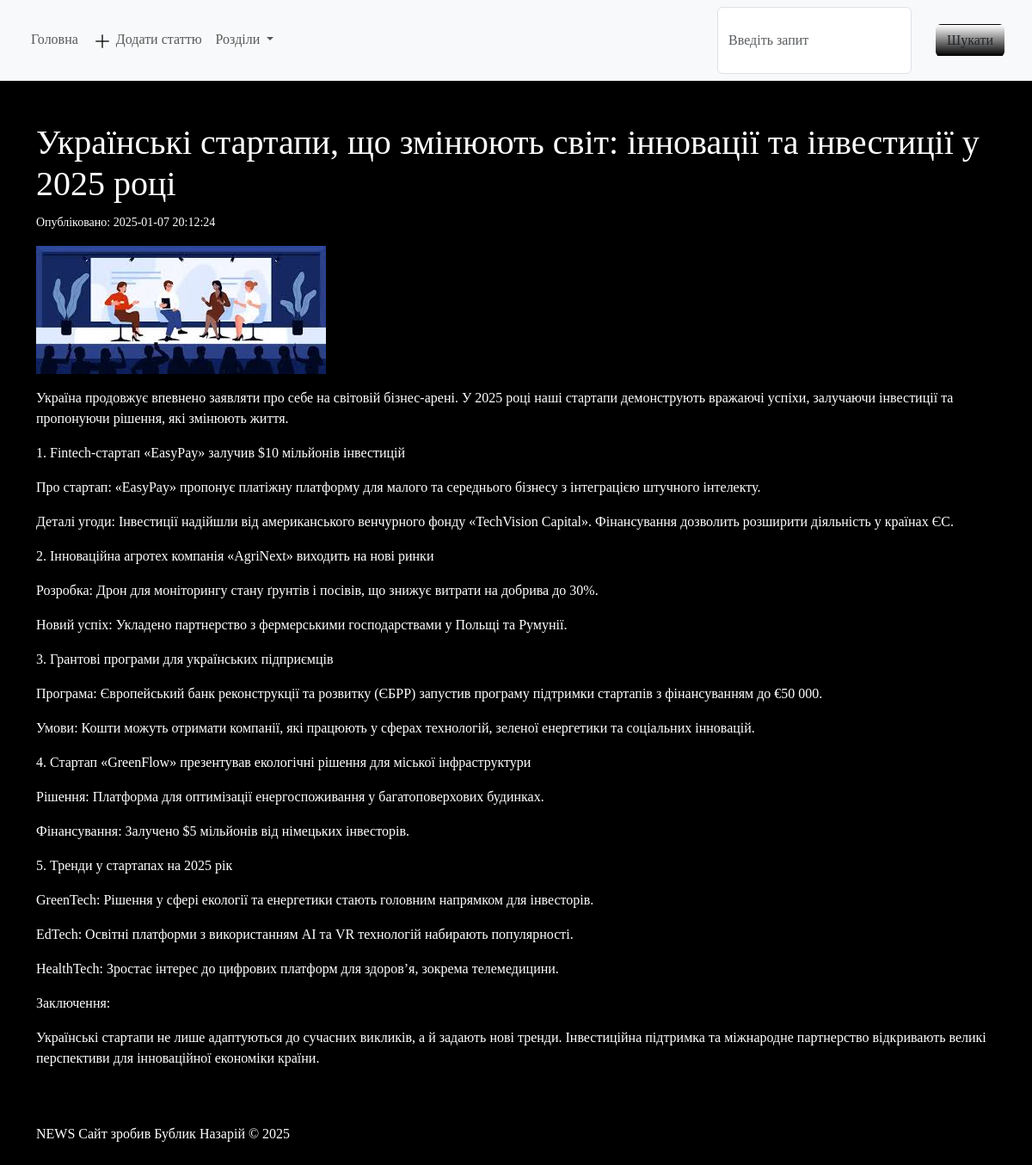
The app's page /articles/13 with its own data.
### tables this page shows
CREATE TABLE "articles"(  
    id INTEGER NOT NULL PRIMARY KEY AUTOINCREMENT,
    title TEXT NOT NULL,
    content     TEXT,
    image       TEXT,
    create_at   TEXT    DEFAULT CURRENT_TIMESTAMP,
    author      TEXT  ,
    category_id INTEGER REFERENCES categories (id)
);

### app.py (the view)
@app.route("/articles/<int:article_id>")  # Вказуємо url-адресу для виклику функції
def article_page(article_id):
    article = db.get_article(article_id)
    return render_template("article_page.html",  article=article)  # html-сторінка, що повертається у браузер

### app.py (called while the page is built)
@app.context_processor
def get_categories():
    categories = db.get_all_categories()
    return dict(categories=categories)

### db_scripts.py (called while the page is built)
    def open(self):
        self.conn = sqlite3.connect(self.dbname)
        self.cursor = self.conn.cursor()

    def close(self):
        self.cursor.close()
        self.conn.close()

    def get_article(self,article_id):
        self.open()
        self.cursor.execute("""SELECT * FROM articles WHERE id=?""",[article_id])
        data = self.cursor.fetchone()
        self.close()
        return data

    def get_all_categories(self):
        self.open()
        self.cursor.execute("""SELECT * FROM categories""")
        data = self.cursor.fetchall()
        self.close()
        return data

### templates/article_page.html (shortened to what this page needs)
{% extends 'base.html' %}
{% block content %}
  <main class="container">
    <h1 class="mt-5">{{article[1]}}</h1>
    <div>
      <small>Опубліковано: {{article[4]}}</small>
    </div>
    <img src="{{ url_for('static', filename='img/'+article[3]) }}" class="img-fluid my-3" alt="...">
    {% for p in article[2].split('\n')%}
      <p>{{p}}</p>
    {% endfor %}
  </main>
{% endblock content %}

### static/style.css (style rules this page uses)
body { background: black; color: white; font-family: Georgia, 'Times New Roman', Times, serif; }

### records on screen
articles: title "Українські стартапи, що змінюють світ: інновації та інвестиції у 2025 році", create_at "2025-01-07 20:12:24", image (picture)

### other values on screen
{{ p }} "Україна продовжує впевнено заявляти про себе на світовій бізнес-арені. У 2025 році наші стартапи демонструють вражаючі успіхи, залучаючи інвестиції та пропонуючи рішення, які змінюють життя." "1. Fintech-стартап «EasyPay» залучив $10 мільйонів інвестицій" "Про стартап: «EasyPay» пропонує платіжну платформу для малого та середнього бізнесу з інтеграцією штучного інтелекту." "Деталі угоди: Інвестиції надійшли від американського венчурного фонду «TechVision Capital». Фінансування дозволить розширити діяльність у країнах ЄС." "2. Інноваційна агротех компанія «AgriNext» виходить на нові ринки" "Розробка: Дрон для моніторингу стану ґрунтів і посівів, що знижує витрати на добрива до 30%." "Новий успіх: Укладено партнерство з фермерськими господарствами у Польщі та Румунії." "3. Грантові програми для українських підприємців" "Програма: Європейський банк реконструкції та розвитку (ЄБРР) запустив програму підтримки стартапів з фінансуванням до €50 000." "Умови: Кошти можуть отримати компанії, які працюють у сферах технологій, зеленої енергетики та соціальних інновацій." "4. Стартап «GreenFlow» презентував екологічні рішення для міської інфраструктури" "Рішення: Платформа для оптимізації енергоспоживання у багатоповерхових будинках." "Фінансування: Залучено $5 мільйонів від німецьких інвесторів." "5. Тренди у стартапах на 2025 рік" "GreenTech: Рішення у сфері екології та енергетики стають головним напрямком для інвесторів." "EdTech: Освітні платформи з використанням AI та VR технологій набирають популярності." "HealthTech: Зростає інтерес до цифрових платформ для здоров’я, зокрема телемедицини." "Заключення:"
